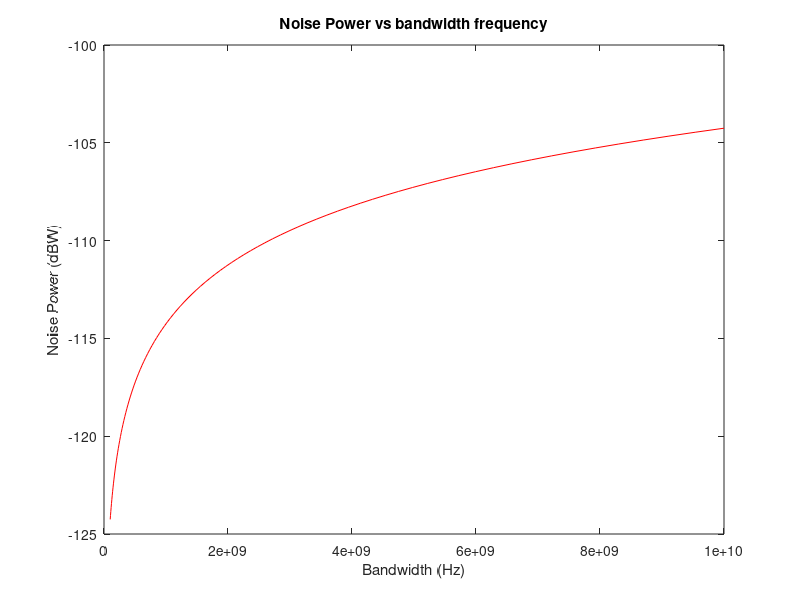
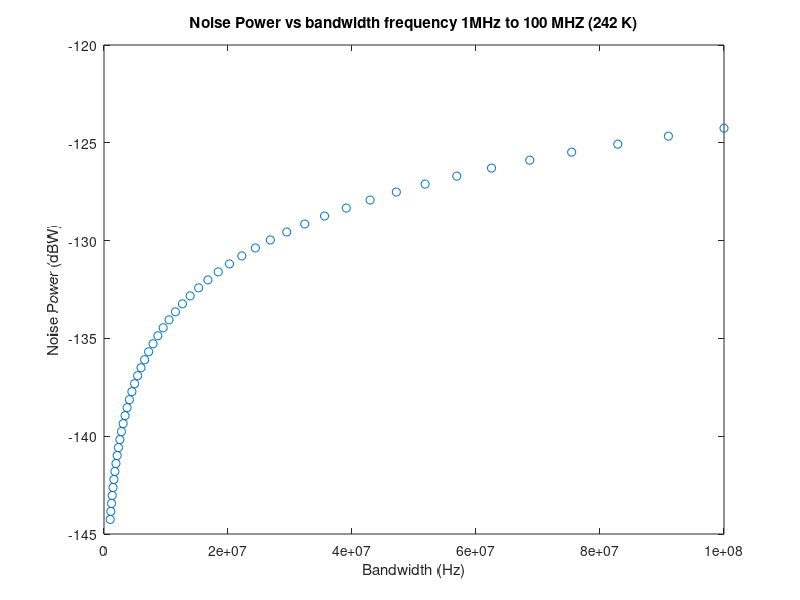

Recreate these plots in MATLAB, in order.
%% Noise Power vs bandwidth frequency 100MHZ to 10 GHz
y1 = logspace(8,10, 100);
noise_power = 10*log10((242 + 30)*y1*1.3806e-23);

figure(1);

plot (y1, noise_power, 'r')
title ('Noise Power vs bandwidth frequency');

xlabel('Bandwidth (Hz)') 
ylabel('Noise Power (dBW)') 

%% Noise Power vs bandwidth frequency 1MHz to 100 MHZ
y1 = logspace(6,8);
noise_power = 10*log10((242 + 30)*y1*1.3806e-23);

figure(2);

plot (y1, noise_power, 'o')
title ('Noise Power vs bandwidth frequency 1MHz to 100 MHZ (242 K)');

xlabel('Bandwidth (Hz)') 
ylabel('Noise Power (dBW)') 